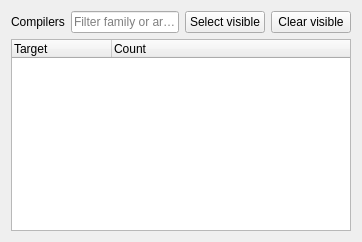
<?xml version="1.0" encoding="UTF-8"?>
<ui version="4.0">
 <class>CompilersPanel</class>
 <widget class="QWidget" name="CompilersPanel">
  <layout class="QVBoxLayout" name="verticalLayout">
   <item>
    <layout class="QHBoxLayout" name="headerLayout">
     <item>
      <widget class="QLabel" name="labelCompilers">
       <property name="text">
        <string>Compilers</string>
       </property>
      </widget>
     </item>
     <item>
      <widget class="QLineEdit" name="filter_edit">
       <property name="placeholderText">
        <string>Filter family or arch...</string>
       </property>
      </widget>
     </item>
     <item>
      <widget class="QPushButton" name="btn_all">
       <property name="text">
        <string>Select visible</string>
       </property>
      </widget>
     </item>
     <item>
      <widget class="QPushButton" name="btn_none">
       <property name="text">
        <string>Clear visible</string>
       </property>
      </widget>
     </item>
    </layout>
   </item>
   <item>
    <widget class="QTreeWidget" name="tree">
     <property name="alternatingRowColors">
      <bool>true</bool>
     </property>
     <property name="uniformRowHeights">
      <bool>true</bool>
     </property>
     <property name="indentation">
      <number>18</number>
     </property>
     <property name="expandsOnDoubleClick">
      <bool>true</bool>
     </property>
     <column>
      <property name="text">
       <string>Target</string>
      </property>
     </column>
     <column>
      <property name="text">
       <string>Count</string>
      </property>
     </column>
    </widget>
   </item>
  </layout>
 </widget>
 <resources/>
 <connections/>
</ui>
